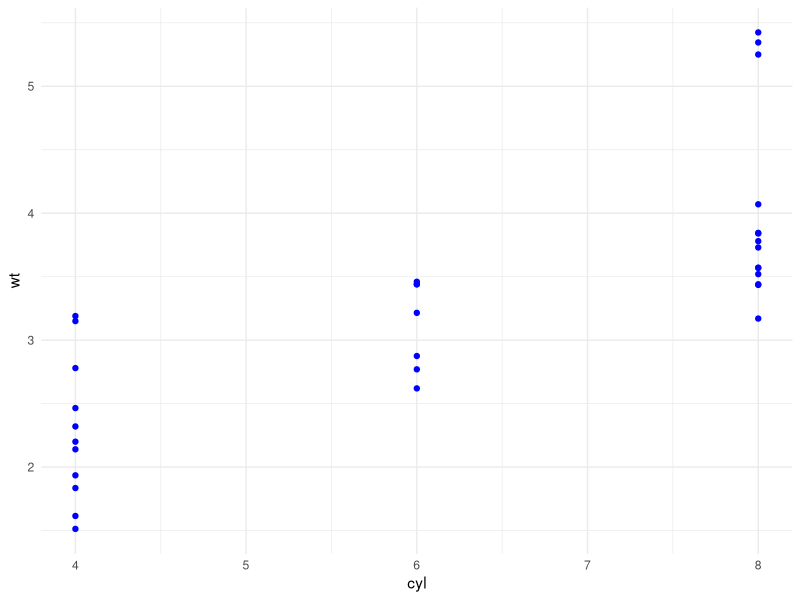

The R script that drew this image:
## ---- chunk 1
library(tidyverse)

ggplot(mtcars) +
  geom_point(aes(x = cyl, y = wt), color = "blue") +
  theme_minimal()
